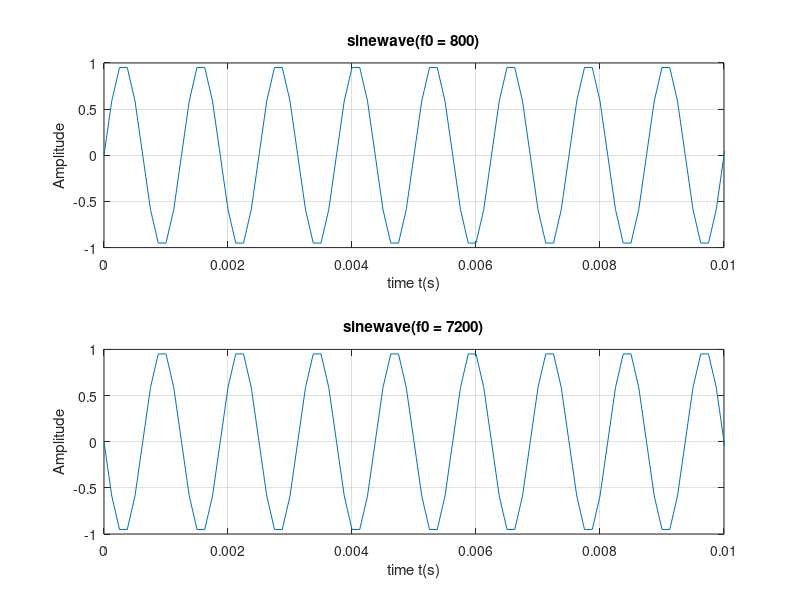

Write MATLAB code to recreate this figure. (Note: this script raises an error after producing the figure.)
% clear
close all;
clear;
clc;
% 1.1 Model
%fs = 8000; % sample frequency(Hz)
f0 = 800;  % fundamental frequency(Hz)
d  = 2;    % duration(s)
% t = 0 : (1/fs) : (d-(1/fs));
% xt = sin(2 * pi * f0 * t);

% figure;
% plot(t, xt);
% 1.2 Nyquist criterion
% 1.2.1
fs_min = 2 * f0;
fprintf('1.2.1 minimux val of fs = %d\n', fs_min);
% 1.2.2
fs = 1000;
t = 0 : (1/fs) : (d-(1/fs));
xt = sin(2 * pi * f0 * t);
sound(xt);
% 1.2.3
fs = 8000;

figure("Name",'Figure 1 Waveform of sinewaves');

subplot(2, 1, 1);
f0 = 800;
t = 0 : (1/fs) : (d-(1/fs));
xt = sin(2 * pi * f0 * t);
xt1 = xt;
plot(t, xt);
title('sinewave(f0 = 800)');
xlabel('time t(s)');
ylabel('Amplitude');
xlim([0, 0.01]);
ylim([-1, 1]);
grid on;

subplot(2, 1, 2);
f0 = 7200;
t = 0 : (1/fs) : (d-(1/fs));
xt = sin(2 * pi * f0 * t);
xt2 = xt;
plot(t, xt);
title('sinewave(f0 = 7200)');
xlabel('time t(s)');
ylabel('Amplitude');
xlim([0, 0.01]);
ylim([-1, 1]);
grid on;

sgtitle('Figure 1 Waveform of sinewaves');
sound(xt1);
sound(xt2);% listen to these two sounds and find out the difference

%% 1.2.4
load handel.mat;
filename = 'handel.wav';
audiowrite(filename, y, Fs);
clear y Fs;
[y, Fs] = audioread('handel.wav');

sound(y);
